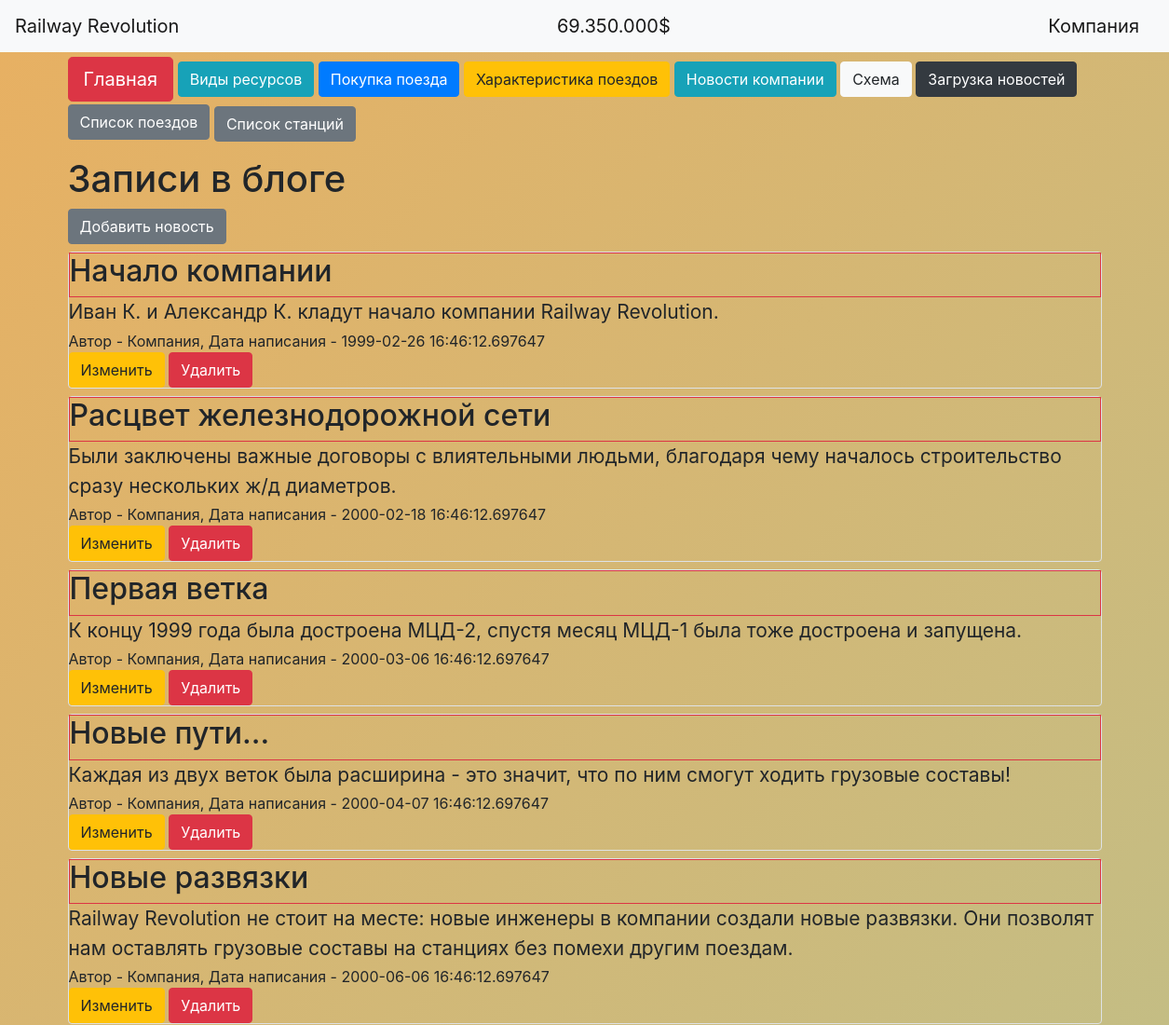
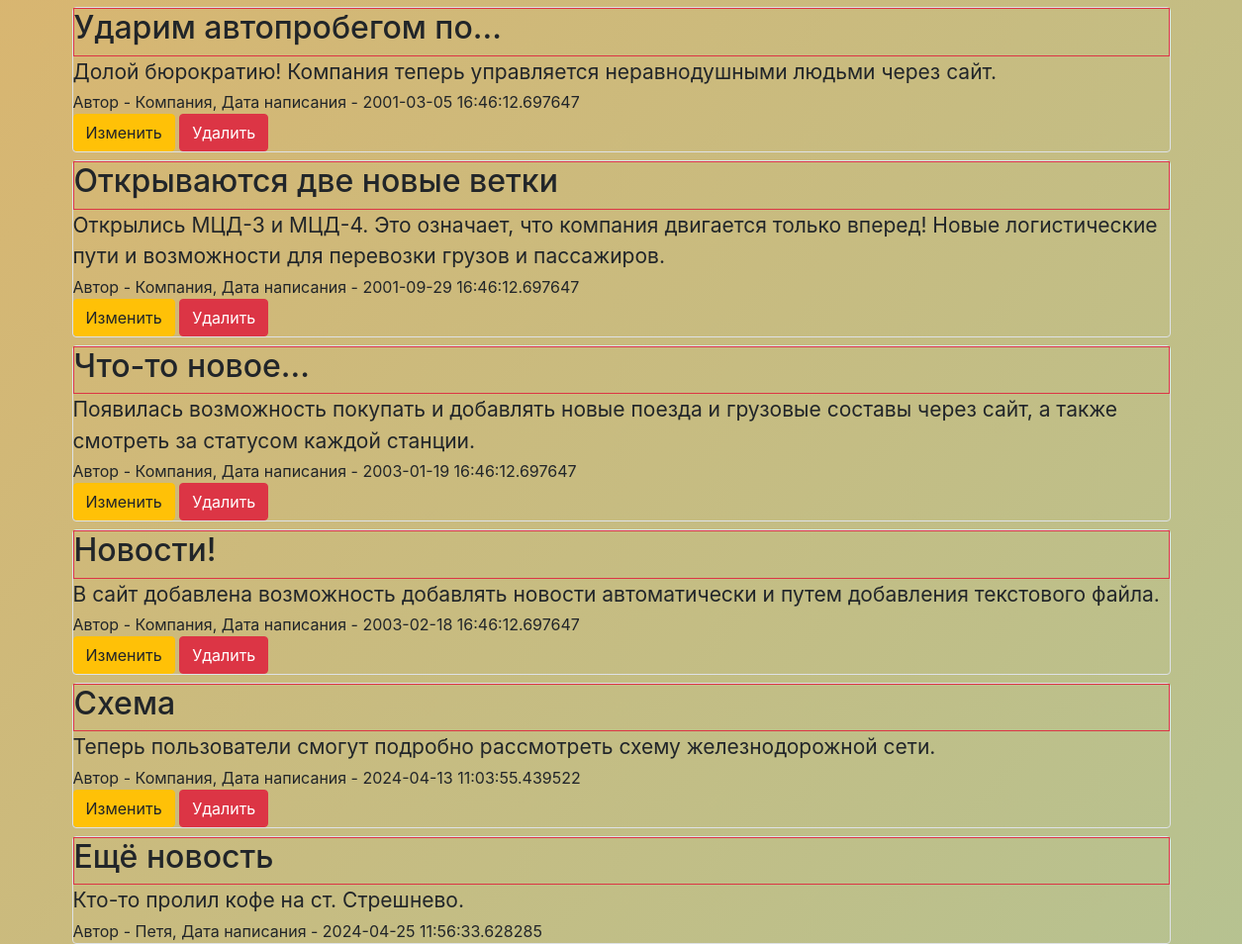
/news (signed in), run on the app's committed database (2 pictures, top to bottom).
### data/users.py (models this page shows, shortened)
class User(SqlAlchemyBase, UserMixin, SerializerMixin):
    __tablename__ = 'users'
    id = sqlalchemy.Column(sqlalchemy.Integer,
                           primary_key=True, autoincrement=True)
    name = sqlalchemy.Column(sqlalchemy.String, nullable=True)
    about = sqlalchemy.Column(sqlalchemy.String, nullable=True)
    email = sqlalchemy.Column(sqlalchemy.String,
                              index=True, unique=True, nullable=True)
    hashed_password = sqlalchemy.Column(sqlalchemy.String, nullable=True)
    created_date = sqlalchemy.Column(sqlalchemy.DateTime,
                                     default=datetime.datetime.now)
    news = orm.relationship("News", back_populates='user')

### data/news.py (models this page shows)
class News(SqlAlchemyBase, SerializerMixin):
    __tablename__ = 'news'
    id = sqlalchemy.Column(sqlalchemy.Integer,
                           primary_key=True, autoincrement=True)
    title = sqlalchemy.Column(sqlalchemy.String, nullable=True)
    content = sqlalchemy.Column(sqlalchemy.String, nullable=True)
    created_date = sqlalchemy.Column(sqlalchemy.DateTime,
                                     default=datetime.datetime.now)
    is_private = sqlalchemy.Column(sqlalchemy.Boolean, default=True)
    user_id = sqlalchemy.Column(sqlalchemy.Integer,
                                sqlalchemy.ForeignKey("users.id"))
    user = orm.relationship('User')

### main.py (the view)
@app.route("/news")
def news():
    db_sess = db_session.create_session()
    if current_user.is_authenticated:
        news = db_sess.query(News).filter((News.user == current_user) | (News.is_private == 0))
    else:
        news = db_sess.query(News).filter(News.is_private != 1)
    return render_template("news.html", **CONST_PARAMS, news=news, title='Новости')

### data/db_session.py (called while the page is built)
def create_session() -> Session:
    global __factory
    return __factory()

### main.py (called while the page is built)
@app.route
@login_manager.user_loader
def load_user(user_id):
    db_sess = db_session.create_session()
    return db_sess.query(User).get(user_id)

### templates/news.html
{% extends "base.html" %}
{% block content %}
<h1>Записи в блоге</h1>
{% if current_user.is_authenticated %}
<a href="/add_news" class="btn btn-secondary">Добавить новость</a>
{% endif %}
{% for item in news%}
<div class="col-md6 border rounded" style="margin-top: 8px;">
    <div class="border border-danger">
        <h2>{{item.title}}</h2>
    </div>
    <div style="font-size: 21px; padding-bottom: 3px;">
        {{item.content}}
    </div>
    <div>
        Автор - {{item.user.name}}, Дата написания - {{item.created_date}}
    </div>
    {% if current_user.is_authenticated and current_user == item.user %}
    <div>
        <a href="/edit_news/{{ item.id }}" class="btn btn-warning">
            Изменить
        </a>
        <a href="/news_delete/{{ item.id }}" class="btn btn-danger">
            Удалить
        </a>
    </div>
    {% endif %}
</div>
{% endfor %}
{% endblock %}

### templates/base.html (shortened to what this page needs)
<!DOCTYPE html>
<html lang="en">
<head>
    <link rel="stylesheet" href="https://stackpath.bootstrapcdn.com/bootstrap/4.4.1/css/bootstrap.min.css"
>
    <link rel="stylesheet" type="text/css" href="/static/css/style.css"></link>
</head>
<body>
<header>
    <nav class="navbar navbar-light bg-light">
        <a class="navbar-brand" href="/">Railway Revolution</a>
        <a class="navbar-brand"> {{ money }} </a>
        {% if current_user.is_authenticated %}
        <a class="navbar-brand" href="/logout">{{ current_user.name }}</a>
        {% else %}
        <p>
            <a class="btn btn-primary " href="/register">Зарегистрироваться</a>
            <a class="btn btn-success" href="/login">Войти</a>
        </p>
        {% endif %}
    </nav>
</header>
<main role="main" class="container">
    <div id="shapka_div" style="margin-top: 5px;">
        <p>
            <a class="btn btn-danger btn-lg" href="/">Главная</a>
            <a class="btn btn-info" href="/resources">Виды ресурсов</a>
            <a class="btn btn-primary" href="/buying_train">Покупка поезда</a>
            <a class="btn btn-warning" href="/train_info">Характеристика поездов</a>
            <a class="btn btn-info" href="/news">Новости компании</a>
            <a class="btn btn-light" href="/scheme">Схема</a>
            <a class="btn btn-dark" href="/load_news_by_txt">Загрузка новостей</a>
            <a class="btn btn-secondary" href="/list_trains">Список поездов</a>
            <a class="btn btn-secondary" style="margin-top: 5px;" href="/list_stations">Список станций</a>
        </p>
    </div>
    {% block content %}{% endblock %}
</main>
</body>
</html>

### static/css/style.css (style rules this page uses)
h1 { font-size: 40px; }
#shapka_div { display: flex; justify-content: center; width: 1200px; }
body { background: linear-gradient(311deg, #fdcf83, #53e6ee, #e8b062); background-size: 600% 600%; -webkit-animation: AnimationName 30s ease infinite; -moz-animation: AnimationName 30s ease infinite; -o-animation: AnimationName 30s ease infinite; animation: AnimationName 30s ease infinite; }

### data on the page
User: name "Компания"
News: title "Начало компании", content "Иван К. и Александр К. кладут начало компании Railway Revolution.", user.name "Компания", created_date "1999-02-26 16:46:12.697647"
News: title "Расцвет железнодорожной сети", content "Были заключены важные договоры с влиятельными людьми, благодаря чему началось строительство сразу нескольких ж/д диаметров.", user.name "Компания", created_date "2000-02-18 16:46:12.697647"
News: title "Первая ветка", content "К концу 1999 года была достроена МЦД-2, спустя месяц МЦД-1 была тоже достроена и запущена.", user.name "Компания", created_date "2000-03-06 16:46:12.697647"
News: title "Новые пути...", content "Каждая из двух веток была расширина - это значит, что по ним смогут ходить грузовые составы!", user.name "Компания", created_date "2000-04-07 16:46:12.697647"
News: title "Новые развязки", content "Railway Revolution не стоит на месте: новые инженеры в компании создали новые развязки. Они позволят нам оставлять грузовые составы на станциях без помехи другим поездам.", user.name "Компания", created_date "2000-06-06 16:46:12.697647"
News: title "Ударим автопробегом по...", content "Долой бюрократию! Компания теперь управляется неравнодушными людьми через сайт.", user.name "Компания", created_date "2001-03-05 16:46:12.697647"
News: title "Открываются две новые ветки", content "Открылись МЦД-3 и МЦД-4. Это означает, что компания двигается только вперед! Новые логистические пути и возможности для перевозки грузов и пассажиров.", user.name "Компания", created_date "2001-09-29 16:46:12.697647"
News: title "Что-то новое...", content "Появилась возможность покупать и добавлять новые поезда и грузовые составы через сайт, а также смотреть за статусом каждой станции.", user.name "Компания", created_date "2003-01-19 16:46:12.697647"
News: title "Новости!", content "В сайт добавлена возможность добавлять новости автоматически и путем добавления текстового файла.", user.name "Компания", created_date "2003-02-18 16:46:12.697647"
News: title "Схема", content "Теперь пользователи смогут подробно рассмотреть схему железнодорожной сети.", user.name "Компания", created_date "2024-04-13 11:03:55.439522"
News: title "Ещё новость", content "Кто-то пролил кофе на ст. Стрешнево.", user.name "Петя", created_date "2024-04-25 11:56:33.628285"

### other printed values
{{ money }} "69.350.000$"
